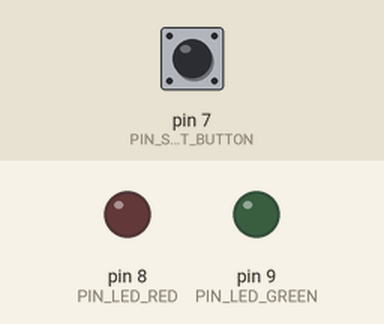
Recording of a sketch running on a simulated Arduino Nano, built with avr-gcc and run on an emulated ATmega328P. On the bench: output pins drawn as LEDs (lit = HIGH). Dashed ring = blinking. The inputs (shaded band) are chosen by the test bench; at power-on: pin 7 (PIN_START_BUTTON) HIGH.

Above: at 1.2 s.
1.3 s: pin 7 (PIN_START_BUTTON) pulled LOW for 0.15 s
At 2.1 s:
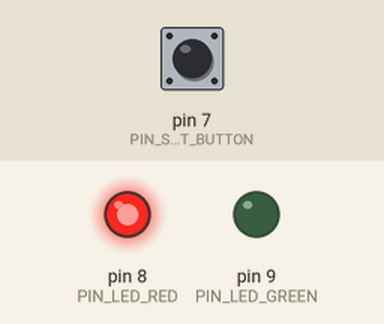
2.9 s: pin 7 (PIN_START_BUTTON) pulled LOW for 1 s
At 3.3 s:
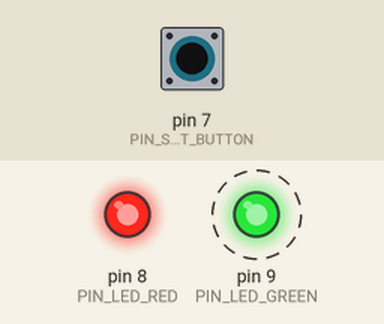
Timing chart, 0 to 11.9 s (numbered marks = the images above; inputs shaded):
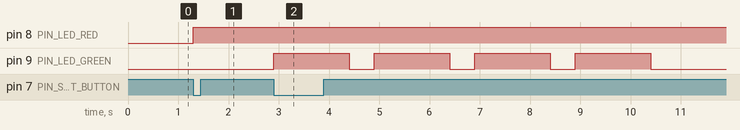

Measured:
- after the input at 1.3 s, pin 8 (PIN_LED_RED): LOW → HIGH at once
- after the input at 2.9 s, pin 9 (PIN_LED_GREEN): alternates HIGH for 1.5 s and LOW for 0.50 s, starting at once

The sketch:

task_4.ino
```cpp
#define PIN_LED_RED (8)
#define PIN_LED_GREEN (9)
#define PIN_START_BUTTON (7)

void setup() {
	pinMode(PIN_LED_RED, OUTPUT);
	pinMode(PIN_LED_GREEN, OUTPUT);
	pinMode(PIN_START_BUTTON, INPUT_PULLUP);
}

bool buttonLocked = false;
uint8_t loopState = 0;

void actionCallback() {

	loopState++;
	if (loopState > 2) {
		loopState = 0;
	}

	switch (loopState) {

		case 1: {
			digitalWrite(PIN_LED_RED, HIGH);
		} break;

		case 2: {

			const auto pulse = []() {
				digitalWrite(PIN_LED_GREEN, HIGH);
				delay(1500);
				digitalWrite(PIN_LED_GREEN, LOW);
			};

			for (size_t i = 0; i < 4; i++) {
				pulse();
				delay(500);
			}

		} break;

		default: {
			digitalWrite(PIN_LED_RED, LOW);
		}
	}
}

void loop() {

	const auto buttonPresssed = !digitalRead(PIN_START_BUTTON);

	if (buttonPresssed && !buttonLocked) {
		buttonLocked = true;
		actionCallback();
	} else if (!buttonPresssed && buttonLocked) {
		buttonLocked = false;
	}
}
```
